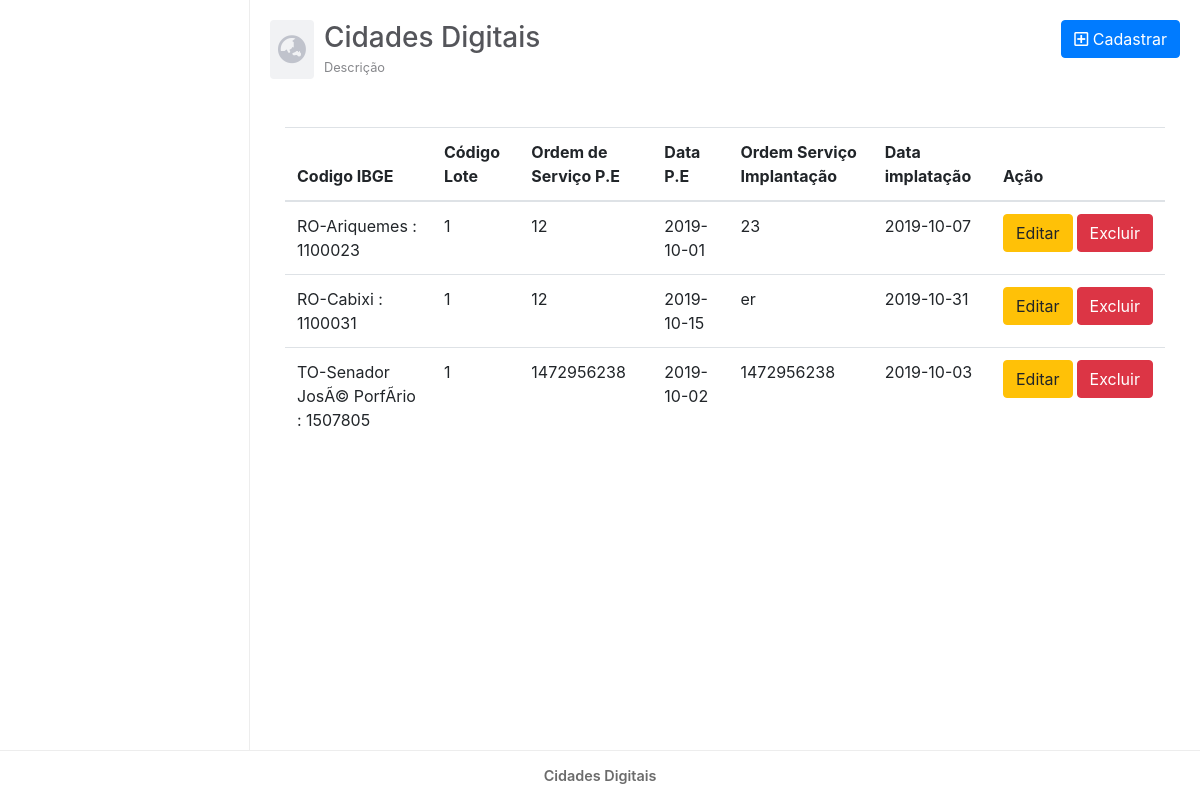
Page /View/Cd.php on the committed database.
### tables this page shows
CREATE TABLE IF NOT EXISTS `cd` (
  `cod_ibge` int(7) NOT NULL,
  `cod_lote` int(11) NOT NULL,
  `os_pe` varchar(10) DEFAULT NULL,
  `data_pe` date DEFAULT NULL,
  `os_imp` varchar(10) DEFAULT NULL,
  `data_imp` date DEFAULT NULL,
  PRIMARY KEY (`cod_ibge`),
  KEY `fk_cd_lote1_idx` (`cod_lote`)
);

### Model/DAO/ClassCdDAO.PHP (called while the page is built, shortened)
<?php
class ClassCdDAO {
    public function listarCd(){
        try {
            $pdo = Conexao::getInstance();
            $sql = "SELECT CONCAT(municipio.uf, '-',municipio.nome_municipio,' : ',cd.cod_ibge) AS cod_ibge,cd.cod_lote,cd.os_pe,cd.data_pe,cd.os_imp,cd.data_imp
            FROM cd
            INNER JOIN municipio ON cd.cod_ibge = municipio.cod_ibge
            ORDER BY cod_ibge ASC";
            $stmt = $pdo->prepare($sql);
            $stmt->execute();
            return $stmt->fetchAll();
        } catch (PDOException $ex) {
            return $ex->getMessage();
        }
    }
}

### Controller/ControleListarCd.php (called while the page is built)
<?php
require_once '../Model/DAO/ClassCdDAO.php';
$listar = new ClassCdDAO();
$dados = $listar->listarCd();
if($dados) {
    $array_dados = $dados;
} else {
    $array_dados = [];
}

### view/Cd.php (the view, shortened to what this page needs)
<?php
    include_once("_cabecalho.php");
    require_once("../Controller/ControleListarCd.php");
    ?>
    <main id="main">
        <div class="row mb-5">
          <div id="mainHeader" class="col-md-6 d-flex align-items-center">
            <span id="mainHeaderIcon">
                <i class="fas fa-globe-asia"></i>
            </span>
            <span>
            <h3 class="mb-0">Cidades Digitais</h3>
            <small>Descrição</small>
            </span>
            </div>
            <div class="col-md-6 text-right">
                <button type="button" class="btn btn-primary" data-toggle="modal" data-target=".cadastrar-Cd-modal-lg">
                <i class="far fa-plus-square"></i>
                Cadastrar
                </button>
            </div>
        </div>
        <div class="container">
          <div class="row">
            <div class="col-12">
              <div class="table-responsive">
                <table class="table">
                  <thead>
                    <tr>
                      <th scope="col">Codigo IBGE</th>
                      <th scope="col">Código Lote</th>
                      <th scope="col">Ordem de Serviço P.E </th>
                      <th scope="col">Data P.E</th>
                      <th scope="col">Ordem Serviço Implantação</th>
                      <th scope="col">Data implatação</th>
                      <th scope="col">Ação</th>
                    </tr>
                  </thead>
                  <tbody>
                  <?php
                    foreach($array_dados as $key => $value) {
                        ?>
                        <tr>
                          <td><?php echo $value['cod_ibge'] ?></td>
                          <td><?php echo $value['cod_lote'] ?></td>
                          <td><?php echo $value['os_pe'] ?></td>
                          <td><?php echo $value['data_pe'] ?></td>
                          <td><?php echo $value['os_imp'] ?></td>
                          <td><?php echo $value['data_imp'] ?></td>
                          <td>
                            <span class="d-flex">
                              <a href="<?php echo URL ?>View/CdEditar.php?cod_ibge=<?php echo $value['cod_ibge'] ?>"
                                class="btn btn-warning mr-1">
                                Editar
                              </a>
                              <button onclick="apagarDados('<?php echo URL ?>Controller/ControleApagarCd.php?cod_ibge=<?php echo $value['cod_ibge'] ?>')" class="btn btn-danger">Excluir</button>
                            </span>
                          </td>
                        </tr>
                        <?php
                    }
                  ?>
                  </tbody>
                </table>
              </div>
            </div>
          </div>
        </div>
    </main>
  <?php
    include_once('_rodape.php');
?>

### view/_cabecalho.php (shortened to what this page needs)
<!DOCTYPE html>
<html lang="pt-br">
  <head>
    <link rel="stylesheet" href="<?php echo URL ?>View/css/estilos.css">
    <link rel="stylesheet" href="<?php echo URL ?>View/css/icones.css">
    <link rel="stylesheet" href="<?php echo URL ?>View/css/bootstrap.css">
  </head>
  <body>
  <div class="w-100">
    <header id="header">
    </header>

### view/_rodape.php (shortened to what this page needs)
    <footer id="footer">
      <p>
        Cidades Digitais
      </p>
    </footer>
</div>
  </body>
</html>

### view/css/estilos.css (style rules this page uses)
* { margin: 0; padding: 0; box-sizing: border-box; }
html, body, body>div, #container { height: 100%; }
body>div { display: grid; grid-template-columns: 250px 1fr; grid-template-rows: 1fr 50px; grid-template-areas: "header main" "footer footer"; max-width: 100%; }
header#header { grid-area: header; border-right: 1px solid #ededed; padding: 20px; }
main#main { grid-area: main; padding: 20px; }
main#main #mainHeader #mainHeaderIcon { font-size: 1.8rem; padding: 8px; border-radius: 4px; background: #f1f2f4; color: #c0c3cc; margin-right: 10px; }
main#main #mainHeader span h3 { color: #54555a; }
main#main #mainHeader span small { color: #86878b; }
footer#footer { grid-area: footer; display: flex; flex-direction: row; justify-content: center; align-items: center; align-content: center; border-top: 1px solid #ededed; }
footer p { margin: 0; padding: 0; text-align: center; font-size: .9rem; color: #6b6b6b; font-weight: 600; }

### rows in the picture
cd: cod_ibge "RO-Ariquemes : 1100023", cod_lote "1", os_pe "12", data_pe "2019-10-01", os_imp "23", data_imp "2019-10-07"
cd: cod_ibge "RO-Cabixi : 1100031", cod_lote "1", os_pe "12", data_pe "2019-10-15", os_imp "er", data_imp "2019-10-31"
cd: cod_ibge "TO-Senador JosÃ© PorfÃ­rio : 1507805", cod_lote "1", os_pe "1472956238", data_pe "2019-10-02", os_imp "1472956238", data_imp "2019-10-03"
